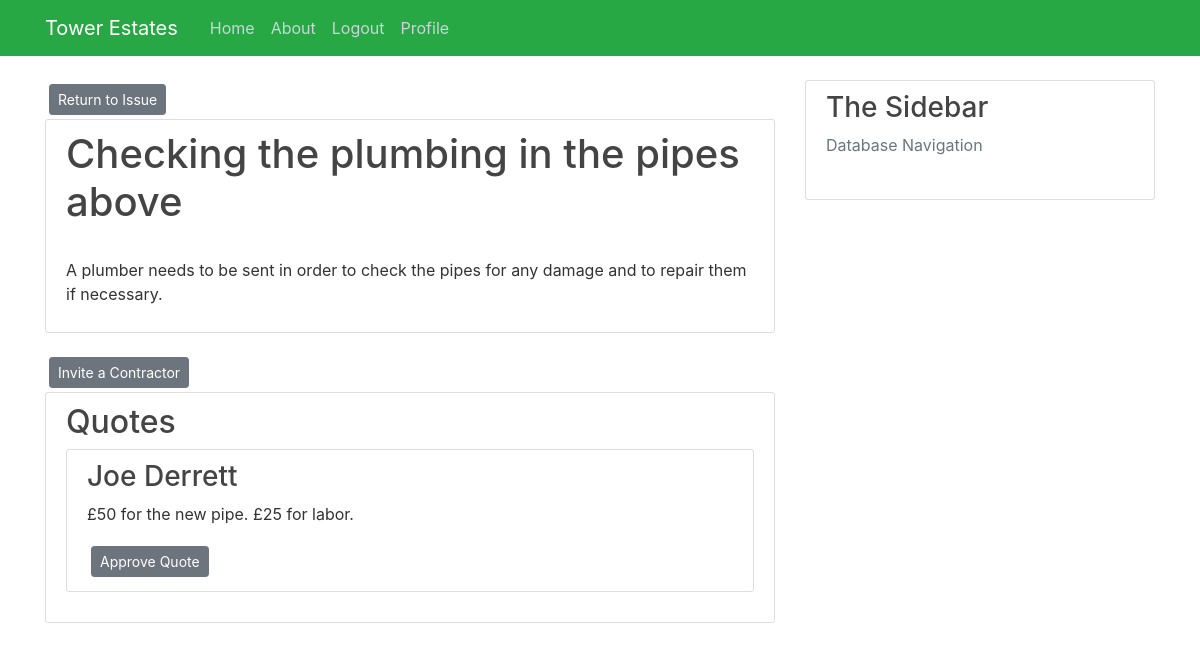
The page /Job/1 (signed in) on the database as committed earlier.
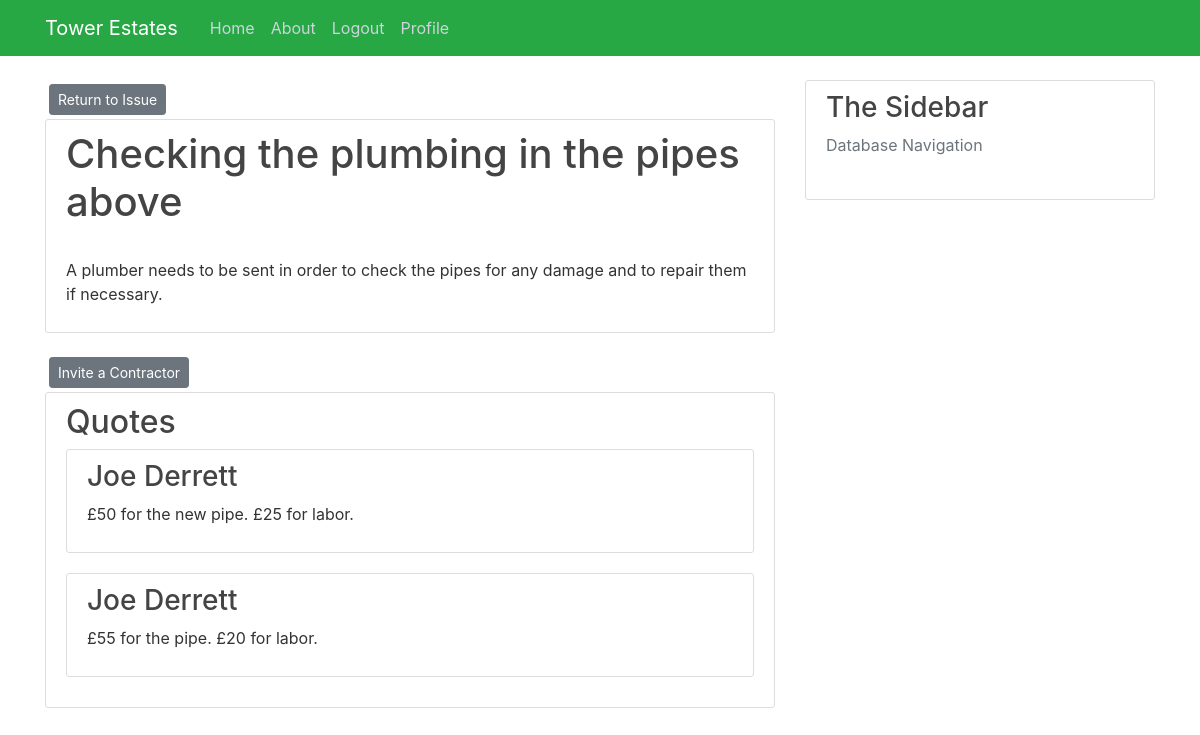
The same page on the database as committed later.
### Tower/models.py (models this page shows, shortened)
class Jobs(db.Model):
    job_id = db.Column(db.Integer, primary_key=True)
    summary = db.Column(db.String(100), nullable=False)
    content = db.Column(db.String(500), nullable=False)
    opened = db.Column(db.DateTime, nullable=False, default=datetime.utcnow())
    closed = db.Column(db.Boolean, default=False)
    issue = db.Column(db.Integer, db.ForeignKey("issue.issue_id"), nullable=False)
    quotes = db.relationship("Quotes", backref="Jobs", lazy=True, cascade="all, delete-orphan")
    notes = db.relationship("Jobs_Notes", backref="Jobs", lazy=True, cascade="all, delete-orphan")

class Quotes(db.Model):
    quote_id = db.Column(db.Integer, primary_key=True)
    created = db.Column(db.DateTime, default=datetime.utcnow)
    content = db.Column(db.String(500), nullable=False)
    chosen = db.Column(db.Boolean, default=False)
    job = db.Column(db.Integer, db.ForeignKey("jobs.job_id"), nullable=False)
    contractor = db.Column(db.Integer, db.ForeignKey("user.user_id"), nullable=False)

class User(db.Model, UserMixin):
    user_id = db.Column(db.Integer, primary_key=True)
    name = db.Column(db.String(55), nullable=False)
    phone_number= db.Column(db.String(15), nullable=False)
    role= db.Column(db.String(12), nullable=False)
    email = db.Column(db.String(120), unique=True, nullable=False)
    business= db.Column(db.String(150), nullable=True)
    password = db.Column(db.String(64), nullable=False)
    properties = db.relationship("Properties",cascade="all, delete-orphan" ,backref="User", lazy=True)
    occupants = db.relationship("Tenancies", backref="User", secondary=occupants, lazy=True)
    contractor = db.relationship("Quotes", cascade="all, delete-orphan",backref="User", lazy=True)

### Tower/routes.py (the view)
@app.route("/Job/<int:job_id>")
@login_required
def Job(job_id):
    job = db.session.query(Jobs).filter(Jobs.job_id == job_id).first()
    quotes = db.session.query(Quotes, User).outerjoin(Quotes, User.user_id == Quotes.contractor).filter(
        Quotes.job == job_id).all()
    approved = False
    for quote in quotes:
        if quote.Quotes.chosen == True:
            approved = True
    return render_template("Job.html", job=job, quotes=quotes, approved=approved)

### Tower/models.py (called while the page is built)
@login_manager.user_loader
def load_user(user_id):
    return User.query.get(int(user_id))

### Tower/templates/Job.html
{% extends "layout.html" %}
{% block content %}
<a class="btn btn-secondary btn-sm m-1" href="{{url_for('Issue_page', issue_id = job.issue) }}">Return to Issue</a>
<div class="content-section">
    <h2 class="account-heading"> {{ job.summary }}</h2>
    <br>
    <p>{{job.content}}</p>
</div>
<a class="btn btn-secondary btn-sm m-1" href="{{url_for('Invite_contractor', job_id = job.job_id)}}">Invite a Contractor</a>
<div class="content-section">
    <h2 class="article-title"> Quotes</h2>
    {% for thing in quotes %}
        <div class="content-section">
            <h3> {{thing.User.name}}</h3>
            <p> {{thing.Quotes.content}} </p>
            {% if approved == False %}
            <a class="btn btn-secondary btn-sm m-1" href="{{url_for('Approve_quote', quote_id = thing.Quotes.quote_id) }}">Approve Quote</a>
            {% endif %}
        </div>
    {% endfor %}
</div>
{% endblock content %}

### Tower/templates/layout.html (shortened to what this page needs)
<!DOCTYPE html>
<html lang="en">
<head>
    <link rel="stylesheet" href="https://stackpath.bootstrapcdn.com/bootstrap/4.5.2/css/bootstrap.min.css"
>
    <link rel="stylesheet" type="text/css" href="{{url_for('static', filename='main.css') }}">
</head>
<body>
<header class="site-header">
    <nav class="navbar navbar-expand-md navbar-dark bg-success fixed-top">
        <div class="container">
            <a class="navbar-brand mr-4" href="/">Tower Estates</a>
            <div class="collapse navbar-collapse" id="navbarToggle">
                <div class="navbar-nav mr-auto">
                    <a class="nav-item nav-link" href="{{ url_for('home') }}">Home</a>
                    <a class="nav-item nav-link" href="{{ url_for('about') }}">About</a>
                    {% if current_user.is_authenticated %}
                    <a class="nav item nav-link" href="{{ url_for('logout') }}">Logout</a>
                    {% else %}
                    <a class="nav-item nav-link" href="{{ url_for('login') }}">Login</a>
                    {% endif %}
                    {% if current_user.role == ('Contractor') %}
                    <a class="nav-item nav-link" href="{{ url_for('Contractor', user_id = current_user.user_id)}}">Profile</a>
                    {% endif %}
                </div>
            </div>
        </div>
    </nav>
</header>
<main role="main" class="container">
    <div class="row">
        <div class="col-md-8">
            {% block content %}{% endblock %}
        </div>
        {% if current_user.is_authenticated %}
        <div class="col-md-4">
            <div class="content-section">
                <h3>The Sidebar</h3>
                <p class='text-muted'> Database Navigation
                </p>
            </div>
        {%endif%}
        </div>
    </div>
</main>
</body>
</html>

### Tower/Static/main.css (style rules this page uses)
body { background: #ffffff; color: #333333; margin-top: 5rem; }
h1, h2, h3, h4, h5, h6 { color: #444444; }
.site-header .navbar-nav .nav-link { color: #cbd5db; }
.content-section { background: #ffffff; padding: 10px 20px; border: 1px solid #dddddd; border-radius: 3px; margin-bottom: 20px; }
.article-title { color: #444444; }
.account-heading { font-size: 2.5rem; }

Rows that differ between the two databases and show on the page:
changed Quotes "£50 for the new pipe. £25 for labor.": no longer shows "Approve Quote"
added Quotes: User.name "Joe Derrett", Quotes.content "£55 for the pipe. £20 for labor."
